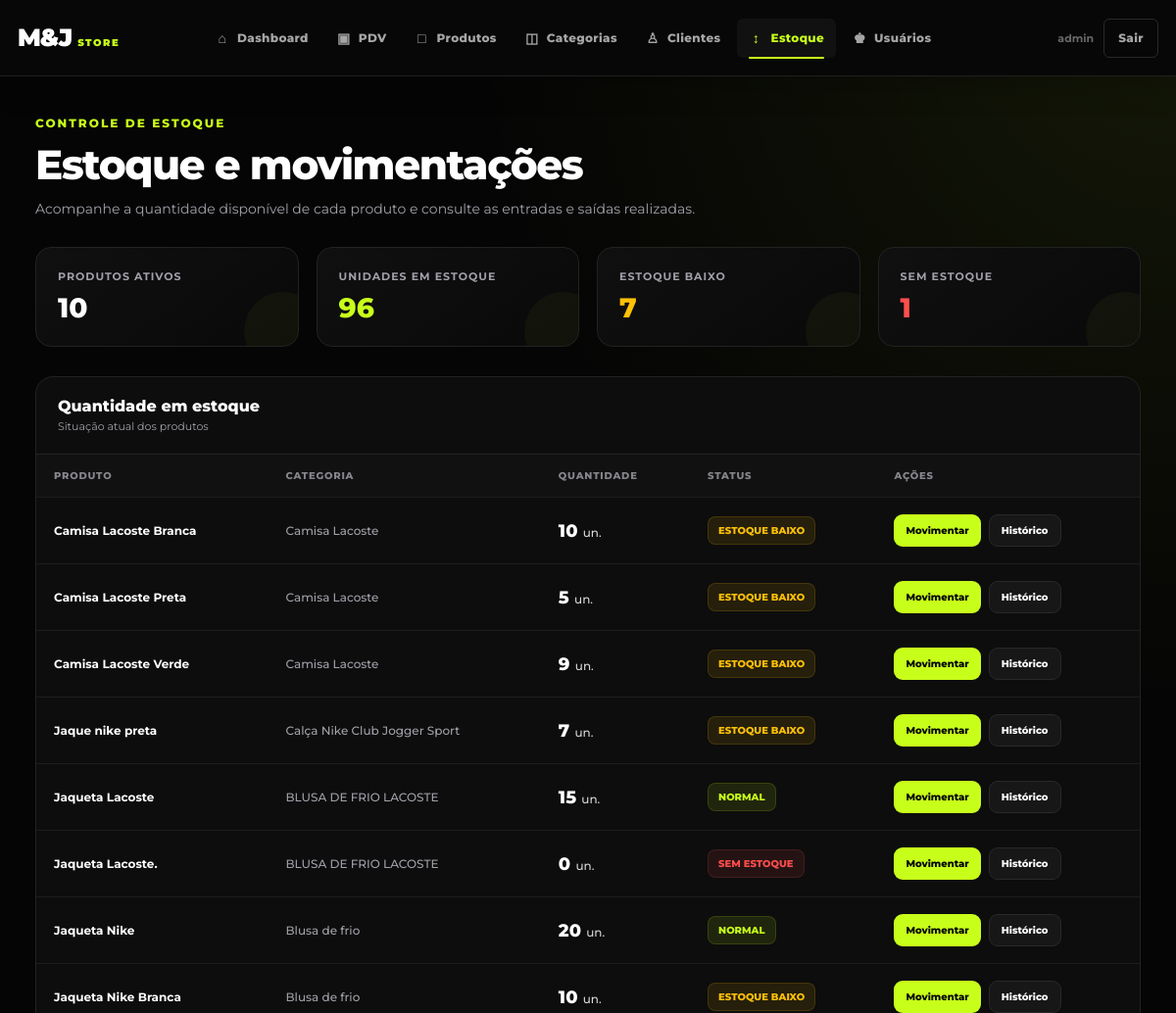
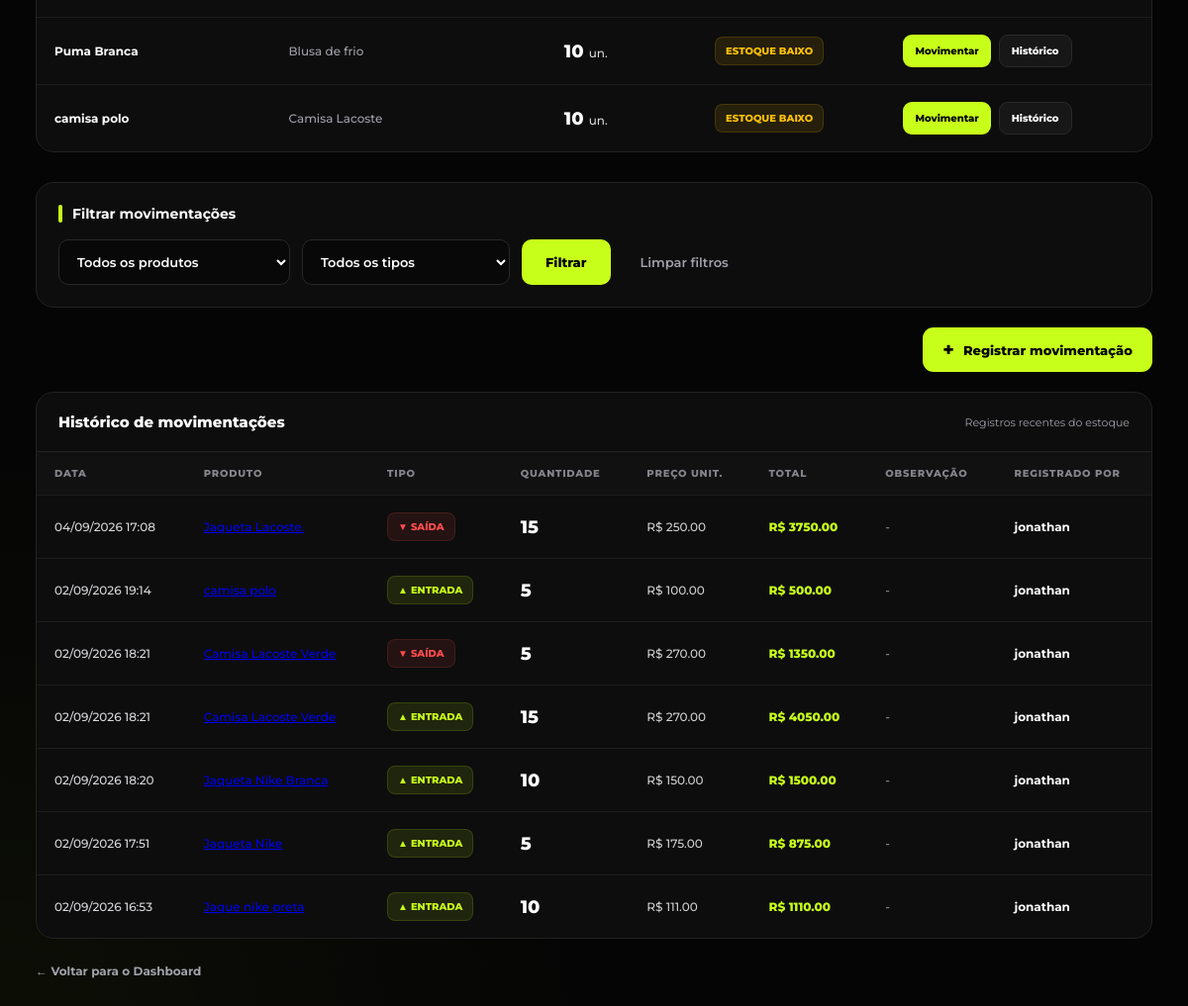
The page /movimentacoes/ (signed in) on the database as committed earlier (2 pictures, top to bottom).
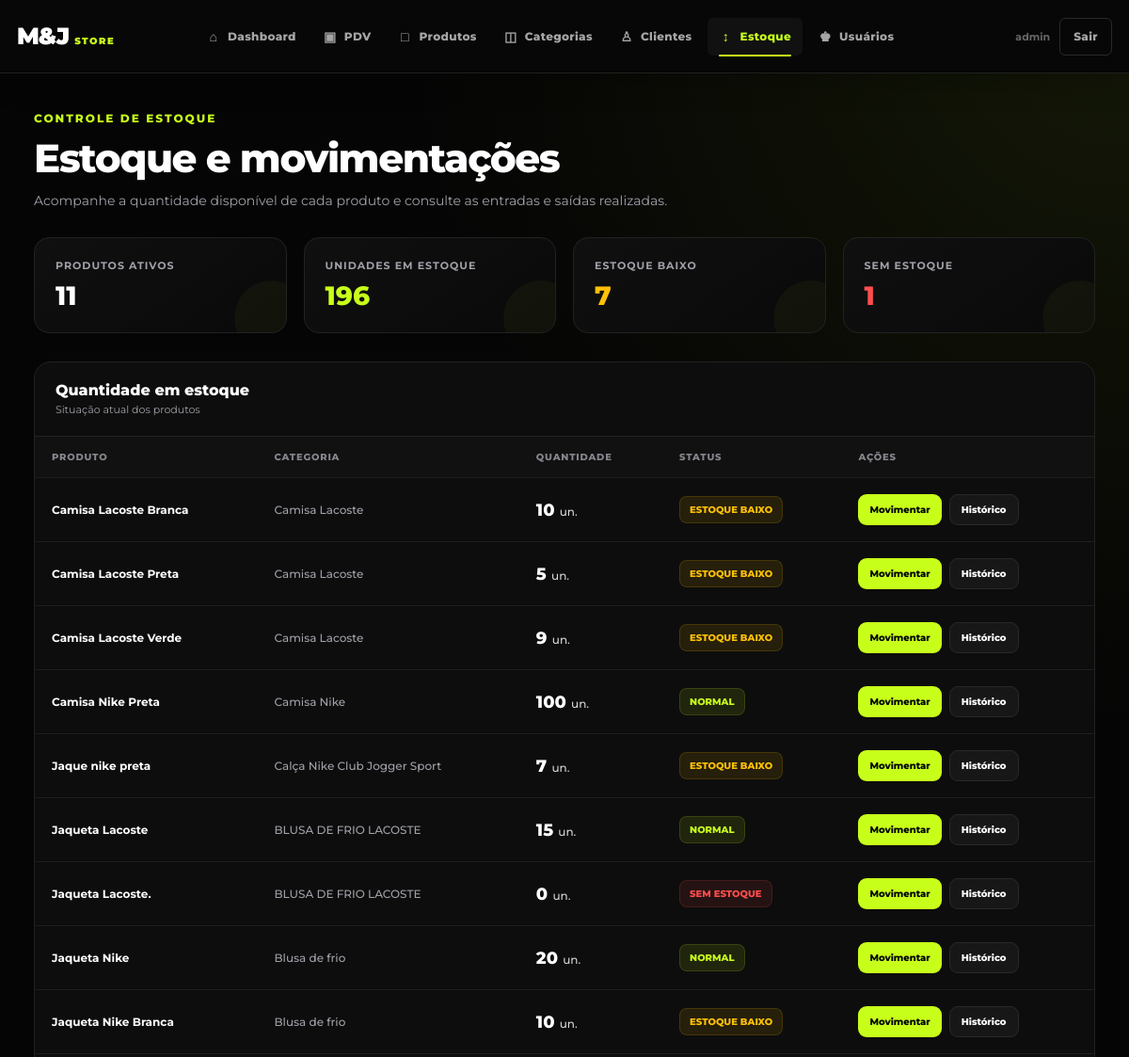
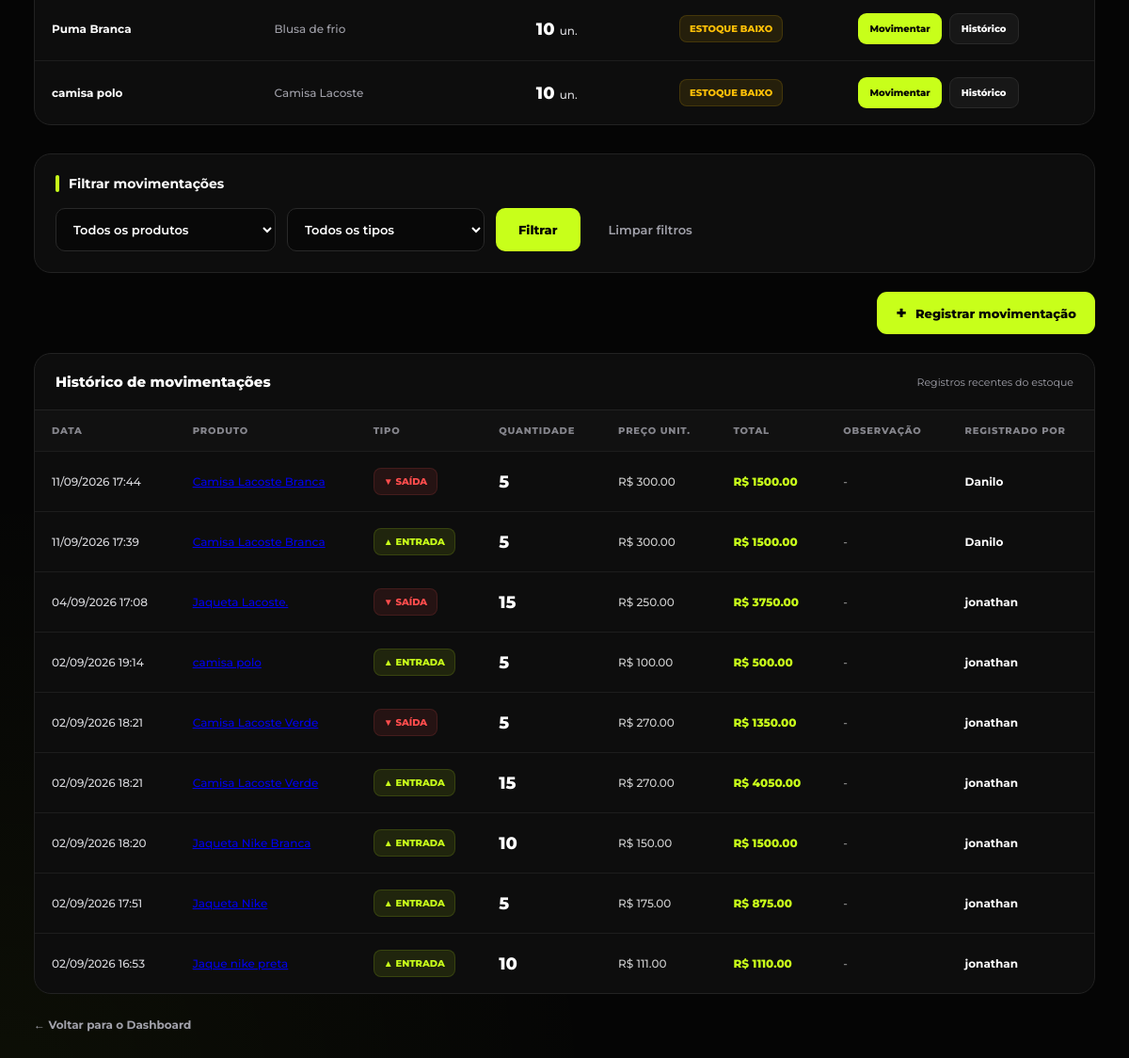
The same page on the database as committed later (2 pictures, top to bottom).
### app/models/produto.py (models this page shows, shortened)
class Produto(Base):
    __tablename__ = "produtos"
    id = Column(Integer, primary_key=True, autoincrement=True, index=True)
    nome = Column(String(150), nullable=False, index=True)
    preco = Column(Float, nullable=False, default=0.0)
    estoque_atual = Column(Integer, nullable=False, default=0)
    ativo = Column(Boolean, default=True)
    imagem_path = Column(String(255), nullable=True)
    categoria_id = Column(Integer, ForeignKey("categorias.id", ondelete="SET NULL"), nullable=True )
    categoria = relationship("Categoria", back_populates="produtos")

### app/models/categoria.py (models this page shows)
class Categoria(Base):
    __tablename__ = "categorias"
    id = Column(Integer, primary_key=True, autoincrement=True, index=True)
    nome = Column(String(100), nullable=False, unique=True)
    ativo = Column(Boolean, default=True)
    produtos = relationship("Produto", back_populates="categoria", lazy="select")

### app/models/movimentacao.py (models this page shows, shortened)
class Movimentacao(Base):
    __tablename__ = "movimentacoes"
    id         = Column(Integer, primary_key=True, index=True)
    tipo       = Column(
        Enum(TipoMovimentacao),
        nullable=False
    )
    quantidade = Column(Integer, nullable=False)
    preco_unitario = Column(Float, nullable=False, default=0.0)
    observacao = Column(String(255), nullable=True)
    criado_em  = Column(DateTime, server_default=func.now())
    produto_id = Column(
        Integer,
        ForeignKey("produtos.id", ondelete="CASCADE"),
        nullable=False
    )
    usuario_id = Column(
        Integer,
        ForeignKey("usuarios.id", ondelete="SET NULL"),
        nullable=True
    )
    produto = relationship("Produto", backref="movimentacoes")
    usuario = relationship("Usuario", backref="movimentacoes")

### app/models/usuarios.py (models this page shows)
class Usuario(Base):
    __tablename__ = "usuarios"
    id = Column(Integer, primary_key=True, autoincrement=True)
    nome = Column(String(100), nullable=False)
    email = Column(String(150), unique=True, nullable=False)
    senha_hash = Column(String(255), nullable=False)
    role = Column(String(20), nullable=False, default="operador")
    ativo = Column(Boolean, default=True)
    criando_em = Column(DateTime, server_default=func.now())

### app/controllers/movimentacao_controller.py (the view)
@router.get("/", response_class=HTMLResponse)
def listar_movimentacoes(
    request: Request,
    produto_id: int = 0,
    tipo: str = "",
    db: Session = Depends(get_db),
    admin=Depends(get_admin)
):
    query = (
        db.query(Movimentacao)
        .order_by(Movimentacao.criado_em.desc())
    )
    if produto_id:
        query = query.filter(
            Movimentacao.produto_id == produto_id
        )
    if tipo in (
        "entrada",
        "saida",
        "cancelamento",
        "ajuste"
    ):
        query = query.filter(
            Movimentacao.tipo == tipo
        )
    movimentacoes = (
        query
        .limit(200)
        .all()
    )
    produtos = (
        db.query(Produto)
        .filter(Produto.ativo == True)
        .order_by(Produto.nome.asc())
        .all()
    )
    total_unidades = sum(
        (produto.estoque_atual or 0)
        for produto in produtos
    )
    estoque_baixo = sum(
        1
        for produto in produtos
        if 0 < (produto.estoque_atual or 0) <= 10
    )
    sem_estoque = sum(
        1
        for produto in produtos
        if (produto.estoque_atual or 0) <= 0
    )
    total_produtos = len(produtos)
    total_movimentacoes = len(movimentacoes)
    total_entradas = sum(
        1
        for movimentacao in movimentacoes
        if movimentacao.tipo == TipoMovimentacao.ENTRADA
    )
    total_saidas = sum(
        1
        for movimentacao in movimentacoes
        if movimentacao.tipo == TipoMovimentacao.SAIDA
    )
    return templates.TemplateResponse(
        request,
        "movimentacoes/index.html",
        {
            "request": request,
            "usuario": admin,
            "movimentacoes": movimentacoes,
            "produtos": produtos,
            "produto_id": produto_id,
            "tipo": tipo,
            "total_produtos": total_produtos,
            "total_unidades": total_unidades,
            "estoque_baixo": estoque_baixo,
            "sem_estoque": sem_estoque,
            "total_movimentacoes": total_movimentacoes,
            "total_entradas": total_entradas,
            "total_saidas": total_saidas,
        }
    )

### app/templates/movimentacoes/index.html (shortened to what the changed rows need)
<!DOCTYPE html>
<html lang="pt-br">
<head>
    <link rel="stylesheet" href="/static/css/navbar.css">
</head>
<body>
    <main class="container">
        <section class="page-title">
            <h1>
                Estoque e movimentações
            </h1>
        </section>
        <section class="summary">
            <div class="summary-card">
                <div class="summary-label">
                    Produtos ativos
                </div>
                <div class="summary-value">
                    {{ produtos|length }}
                </div>
            </div>
            <div class="summary-card">
                <div class="summary-label">
                    Unidades em estoque
                </div>
                <div class="summary-value green">
                    {{ total_unidades }}
                </div>
            </div>
        </section>
        <section class="stock-card">
            <div class="stock-header">
                <div>
                    <h2>
                        Quantidade em estoque
                    </h2>
                </div>
            </div>
            <div class="stock-container">
                <table class="stock-table">
                    <thead>
                        <tr>
                            <th>
                                Produto
                            </th>
                            <th>
                                Categoria
                            </th>
                            <th>
                                Quantidade
                            </th>
                            <th>
                                Status
                            </th>
                            <th>
                                Ações
                            </th>
                        </tr>
                    </thead>
                    <tbody>
                        {% if produtos %}
                            {% for p in produtos %}
                                <tr>
                                    <td>
                                        <span class="product-name">
                                            {{ p.nome }}
                                        </span>
                                    </td>
                                    <td class="category">
                                        {% if p.categoria %}
                                            {{ p.categoria.nome }}
                                        {% else %}
                                            Sem categoria
                                        {% endif %}
                                    </td>
                                    <td>
                                        <span class="quantity">
                                            {{ p.estoque_atual or 0 }}
                                        </span>
                                        un.
                                    </td>
                                    <td>
                                        {% if (p.estoque_atual or 0) <= 0 %}
                                            <span class="status status-out">
                                                Sem estoque
                                            </span>
                                        {% elif (p.estoque_atual or 0) <= 10 %}
                                            <span class="status status-low">
                                                Estoque baixo
                                            </span>
                                        {% else %}
                                            <span class="status status-ok">
                                                Normal
                                            </span>
                                        {% endif %}
                                    </td>
                                    <td>
                                        <div class="actions">
                                            <a
                                                class="btn btn-main"
                                                href="/movimentacoes/nova?produto_id={{ p.id }}"
                                            >
                                                Movimentar
                                            </a>
                                            <a
                                                class="btn btn-secondary"
                                                href="/movimentacoes/produto/{{ p.id }}"
                                            >
                                                Histórico
                                            </a>
                                        </div>
                                    </td>
                                </tr>
                            {% endfor %}
                        {% endif %}
                    </tbody>
                </table>
            </div>
        </section>
        <section class="history-card">
            <div class="history-header">
                <h2>
                    Histórico de movimentações
                </h2>
            </div>
            <div class="table-container">
                <table class="history-table">
                    <thead>
                        <tr>
                            <th>
                                Data
                            </th>
                            <th>
                                Produto
                            </th>
                            <th>
                                Tipo
                            </th>
                            <th>
                                Quantidade
                            </th>
                            <th>
                                Preço unit.
                            </th>
                            <th>
                                Total
                            </th>
                            <th>
                                Observação
                            </th>
                            <th>
                                Registrado por
                            </th>
                        </tr>
                    </thead>
                    <tbody>
                        {% if movimentacoes %}
                            {% for m in movimentacoes %}
                                <tr>
                                    <td>
                                        {% if m.criado_em %}
                                            {{ m.criado_em.strftime('%d/%m/%Y %H:%M') }}
                                        {% else %}
                                            -
                                        {% endif %}
                                    </td>
                                    <td>
                                        <a
                                            href="/produtos/{{ m.produto_id }}"
                                            class="product-link"
                                        >
                                        </a>
                                    </td>
                                    <td>
                                        {% if m.tipo == 'entrada' %}
                                            <span class="badge badge-entrada">
                                                ▲ Entrada
                                            </span>
                                        {% elif m.tipo == 'saida' %}
                                            <span class="badge badge-saida">
                                                ▼ Saída
                                            </span>
                                        {% else %}
                                            <span class="badge">
                                                {{ m.tipo }}
                                            </span>
                                        {% endif %}
                                    </td>
                                    <td>
                                        <span class="quantity">
                                            {{ m.quantidade }}
                                        </span>
                                    </td>
                                    <td class="price">
                                        R$
                                        {{ "%.2f"|format(
                                            m.preco_unitario or 0
                                        ) }}
                                    </td>
                                    <td class="total">
                                        R$
                                        {{ "%.2f"|format(
                                            (m.quantidade or 0) *
                                            (m.preco_unitario or 0)
                                        ) }}
                                    </td>
                                    <td class="observation">
                                        {{ m.observacao or '-' }}
                                    </td>
                                    <td class="user">
                                        {% if m.usuario %}
                                            {{ m.usuario.nome }}
                                        {% else %}
                                            -
                                        {% endif %}
                                    </td>
                                </tr>
                            {% endfor %}
                        {% endif %}
                    </tbody>
                </table>
            </div>
        </section>
    </main>
</body>
</html>

Rows that differ between the two databases and show on the page:
added Produto: nome "Camisa Nike Preta", categoria.nome "Camisa Nike", estoque_atual "100", shows "NORMAL"
added Movimentacao: criado_em "11/09/2026 17:44", tipo "▼ SAÍDA", quantidade "5", preco_unitario "300.00", quantidade+preco_unitario "1500.00", observacao "-", usuario.nome "Danilo"
added Movimentacao: criado_em "11/09/2026 17:39", tipo "▲ ENTRADA", quantidade "5", preco_unitario "300.00", quantidade+preco_unitario "1500.00", observacao "-", usuario.nome "Danilo"
Other text that changed with them:
{{ produtos|length }}: "10" → "11"
{{ total_unidades }}: "96" → "196"
